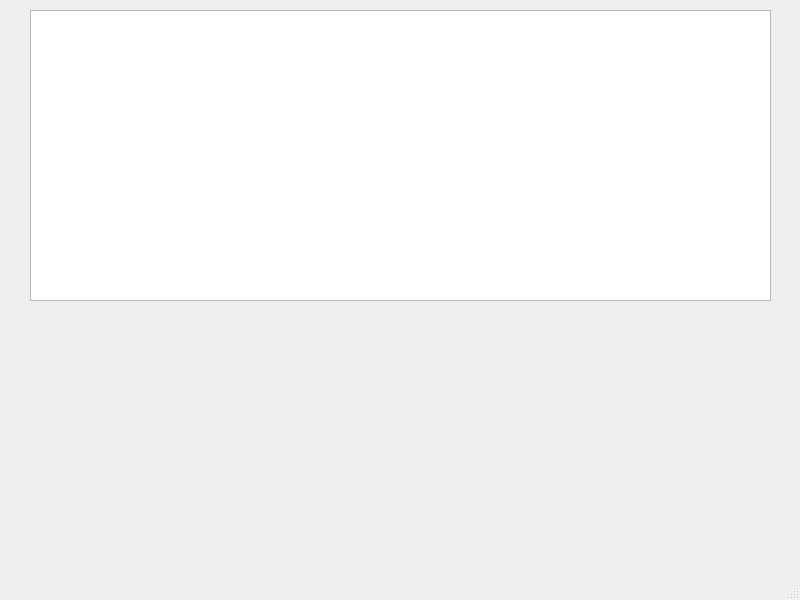
<?xml version="1.0" encoding="UTF-8"?>
<ui version="4.0">
 <class>MainWindow</class>
 <widget class="QMainWindow" name="MainWindow">
  <property name="geometry">
   <rect>
    <x>0</x>
    <y>0</y>
    <width>800</width>
    <height>600</height>
   </rect>
  </property>
  <property name="windowTitle">
   <string>MainWindow</string>
  </property>
  <widget class="QWidget" name="centralwidget">
   <widget class="QTableView" name="table">
    <property name="geometry">
     <rect>
      <x>30</x>
      <y>10</y>
      <width>741</width>
      <height>291</height>
     </rect>
    </property>
   </widget>
  </widget>
  <widget class="QMenuBar" name="menubar">
   <property name="geometry">
    <rect>
     <x>0</x>
     <y>0</y>
     <width>800</width>
     <height>21</height>
    </rect>
   </property>
  </widget>
  <widget class="QStatusBar" name="statusbar"/>
 </widget>
 <resources/>
 <connections/>
</ui>
